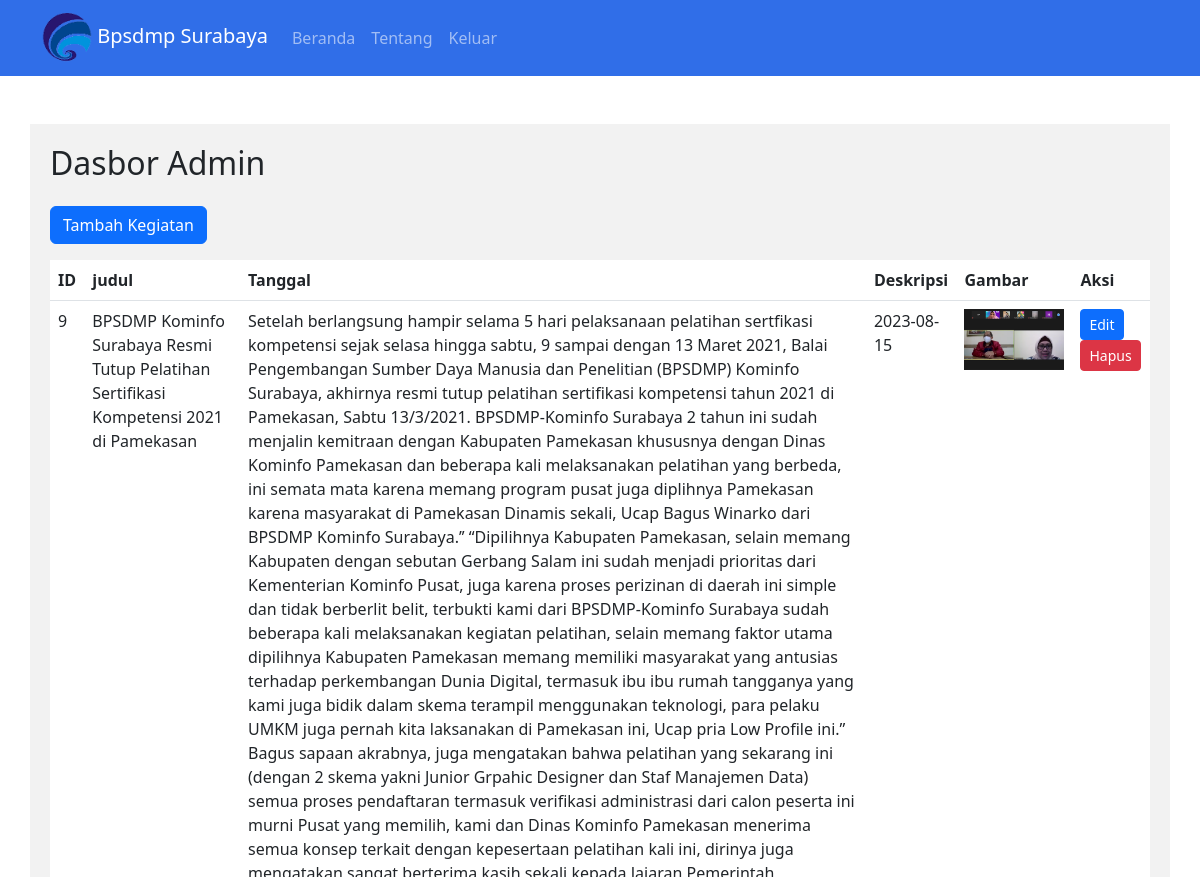
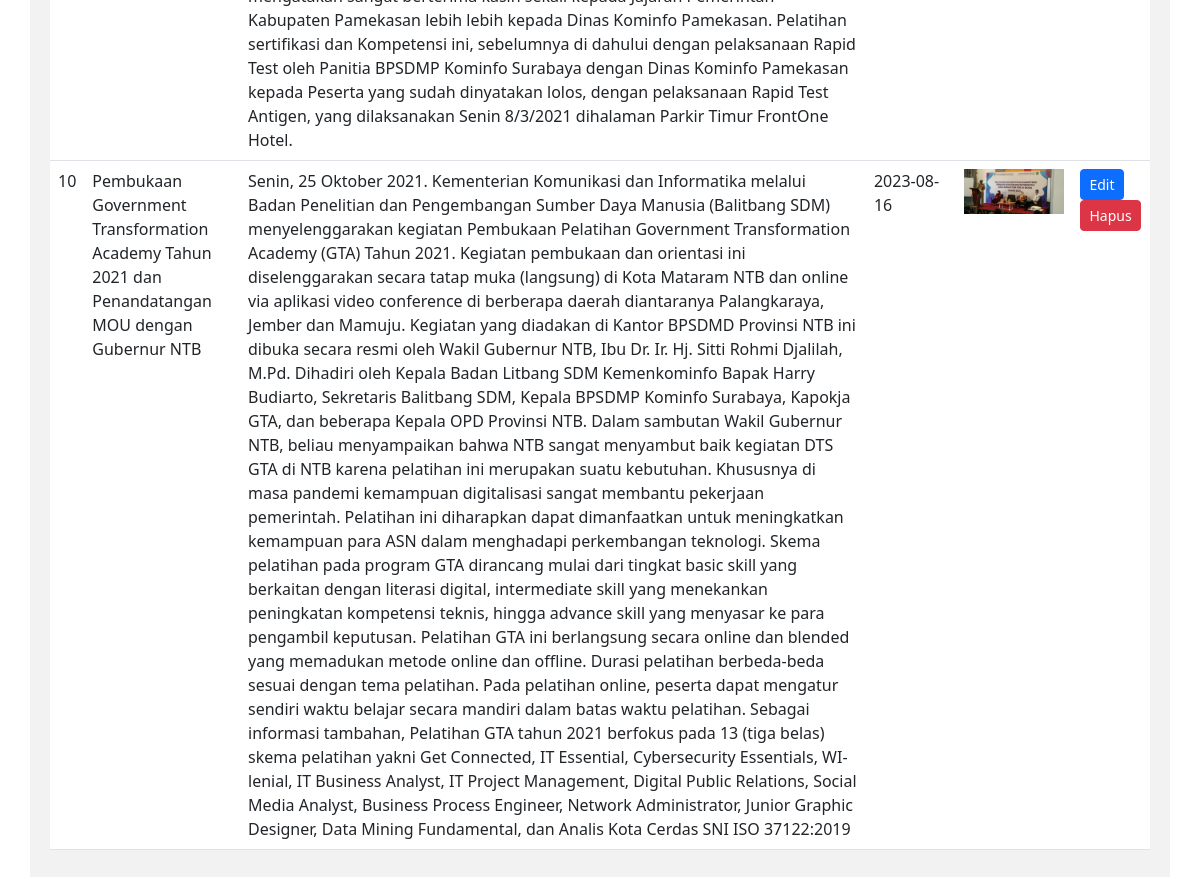
The app's page /admin.php (signed in) with its own data (2 pictures, top to bottom).
### tables this page shows
CREATE TABLE `kegiatan` (
  `id` int(11) NOT NULL,
  `judul` varchar(255) DEFAULT NULL,
  `deskripsi` text DEFAULT NULL,
  `tanggal` date DEFAULT NULL,
  `gambar` varchar(255) DEFAULT NULL
);

### modal/functions.php (called while the page is built, shortened)
<?php
function getAllKegiatan($koneksi) {
    $query = "SELECT * FROM kegiatan";
    $result = mysqli_query($koneksi, $query);
    return mysqli_fetch_all($result, MYSQLI_ASSOC);
}
?>

### admin.php (the view, shortened to what this page needs)
<?php
include_once 'config/koneksi.php';
include_once 'modal/functions.php';
$kegiatan = getAllKegiatan($koneksi);
?>
<!DOCTYPE html>
<html lang="en">
<head>
    <link rel="stylesheet" href="plugin/css/bootstrap.min.css">
</head>
<body>
    <nav class="navbar navbar-expand-lg navbar-dark custom-navbar">
        <div class="container">
            <a class="navbar-brand" href="#">
                <img src="assets/logo-BPSDMP.png" alt="Logo Bpsdmp Surabaya" width="50" class="mr-2">
                Bpsdmp Surabaya
            </a>
            <div class="collapse navbar-collapse" id="navbarNav">
                <ul class="navbar-nav ml-auto">
                    <li class="nav-item">
                        <a class="nav-link" href="index.php">Beranda</a>
                    </li>
                    <li class="nav-item">
                        <a class="nav-link" href="#about">Tentang</a>
                    </li>
                    <li class="nav-item">
                        <a class="nav-link" href="logout.php">Keluar</a>
                    </li>
                </ul>
            </div>
        </div>
    </nav>
    <div class="custom-content container mt-5">
        <h2 class="mb-4">Dasbor Admin</h2>
        <a href="tambah.php" class="btn btn-primary mb-3"><i class="fa fa-plus"></i> Tambah Kegiatan</a>
        <table class="table">
            <thead>
                <tr>
                    <th>ID</th>
                    <th>judul</th>
                    <th>Tanggal</th>
                    <th>Deskripsi</th>
                    <th>Gambar</th>
                    <th>Aksi</th>
                </tr>
            </thead>
            <tbody>
                <?php foreach ($kegiatan as $row) : ?>
                    <tr>
                        <td><?php echo $row['id']; ?></td>
                        <td><?php echo $row['judul']; ?></td>
                        <td><?php echo $row['deskripsi']; ?></td>
                        <td><?php echo $row['tanggal']; ?></td>
                        <td><img src="assets/<?php echo $row['gambar']; ?>" alt="<?php echo $row['judul']; ?>" width="100"></td>
                        <td>
                            <a href="edit.php?id=<?php echo $row['id']; ?>" class="btn btn-primary btn-sm">Edit</a>
                        <a href="hapus.php?id=<?php echo $row['id']; ?>" class="btn btn-danger btn-sm" onclick="return confirm('Apakah Anda yakin ingin menghapus kegiatan ini?')">Hapus</a>
                    </td>
                    </tr>
                <?php endforeach; ?>
            </tbody>
        </table>
    </div>
</body>
</html>

### admin.php (style rules this page uses)
.custom-navbar { background-color: #306ee8; }
.custom-content { background-color: #F2F2F2; padding: 20px; }

### records on screen
kegiatan: id "9", judul "BPSDMP Kominfo Surabaya Resmi Tutup Pelatihan Sertifikasi Kompetensi 2021 di Pamekasan", deskripsi "Setelah berlangsung hampir selama 5 hari pelaksanaan pelatihan sertfikasi kompetensi sejak selasa hingga sabtu, 9 sampai dengan 13 Maret 2021, Balai Pengembangan Sumber Daya Manusia dan Penelitian (BPSDMP) Kominfo Surabaya, akhirnya resmi tutup pelatihan sertifikasi kompetensi tahun 2021 di Pamekasan, Sabtu 13/3/2021. BPSDMP-Kominfo Surabaya 2 tahun ini sudah menjalin kemitraan dengan Kabupaten Pamekasan khususnya dengan Dinas Kominfo Pamekasan dan beberapa kali melaksanakan pelatihan yang berbeda, ini semata mata karena memang program pusat juga diplihnya Pamekasan karena masyarakat di Pamekasan Dinamis sekali, Ucap Bagus Winarko dari BPSDMP Kominfo Surabaya.’’ “Dipilihnya Kabupaten…", tanggal "2023-08-15", gambar (picture)
kegiatan: id "10", judul "Pembukaan Government Transformation Academy Tahun 2021 dan Penandatangan MOU dengan Gubernur NTB", deskripsi "Senin, 25 Oktober 2021. Kementerian Komunikasi dan Informatika melalui Badan Penelitian dan Pengembangan Sumber Daya Manusia (Balitbang SDM) menyelenggarakan kegiatan Pembukaan Pelatihan Government Transformation Academy (GTA) Tahun 2021. Kegiatan pembukaan dan orientasi ini diselenggarakan secara tatap muka (langsung) di Kota Mataram NTB dan online via aplikasi video conference di berberapa daerah diantaranya Palangkaraya, Jember dan Mamuju. Kegiatan yang diadakan di Kantor BPSDMD Provinsi NTB ini dibuka secara resmi oleh Wakil Gubernur NTB, Ibu Dr. Ir. Hj. Sitti Rohmi Djalilah, M.Pd. Dihadiri oleh Kepala Badan Litbang SDM Kemenkominfo Bapak Harry Budiarto, Sekretaris Balitbang SDM, Kepala…", tanggal "2023-08-16", gambar (picture)
